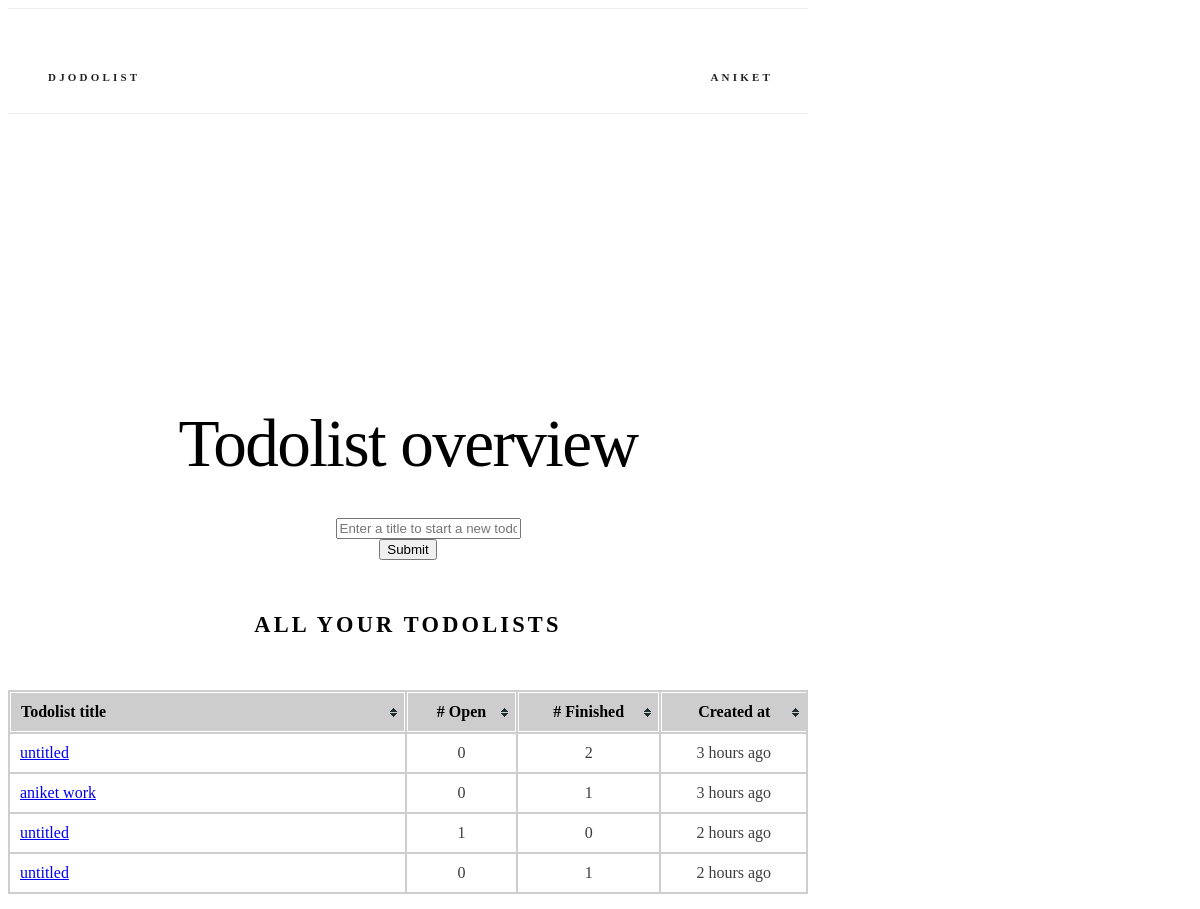
The app's page /todolists/ (signed in) with its own data.
### lists/models.py (models this page shows, shortened)
class TodoList(models.Model):
    title = models.CharField(max_length=128, default="untitled")
    created_at = models.DateTimeField(auto_now=True)
    creator = models.ForeignKey(
        User, null=True, related_name="todolists", on_delete=models.CASCADE
    )
    class Meta:
        ordering = ("created_at",)
    def count_finished(self):
        return self.todos.filter(is_finished=True).count()
    def count_open(self):
        return self.todos.filter(is_finished=False).count()

### lists/views.py (the view)
# urls.py: path("todolists/", views.overview, name="overview"),
@login_required
def overview(request):
    if request.method == "POST":
        return redirect("lists:add_todolist")
    return render(request, "lists/overview.html", {"form": TodoListForm()})

### lists/forms.py
class TodoListForm(forms.Form):
    title = forms.CharField(
        **form_kwargs(
            widget=forms.TextInput(
                attrs=widget_attrs("Enter a title to start a new todolist")
            )
        )
    )

### lists/templatetags/lists_extras.py (called while the page is built)
@register.filter("humanize")
def humanize_time(dt, past_="ago", future_="from now", default="just now"):
    now = datetime.utcnow()
    dt = dt.replace(tzinfo=None)
    if now > dt:
        diff = now - dt
        dt_is_past = True
    else:
        diff = dt - now
        dt_is_past = False
    periods = (
        (diff.days // 365, "year", "years"),
        (diff.days // 30, "month", "months"),
        (diff.days // 7, "week", "weeks"),
        (diff.days, "day", "days"),
        (diff.seconds // 3600, "hour", "hours"),
        (diff.seconds // 60, "minute", "minutes"),
        (diff.seconds, "second", "seconds"),
    )
    for period, singular, plural in periods:
        if period:
            return "%d %s %s" % (
                period,
                singular if period == 1 else plural,
                past_ if dt_is_past else future_,
            )
    return default

@register.filter("in_seconds")
def in_seconds(dt):
    return int((dt.replace(tzinfo=None) - datetime(1970, 1, 1)).total_seconds())

### lists/templates/lists/overview.html (shortened to what this page needs)
{% extends "base.html" %}
{% load static %}
{% load lists_extras %}
{% block css %}
<link rel="stylesheet" href="{% static 'lists/css/table.css' %}"> {% endblock %}
{% block body %}
<section class="header">
  <h2 class="title">Todolist overview</h2>
  <div class="row">
    <div class="six columns">
      <form action="{% url 'lists:add_todolist' %}" method=post>
        <dl>
          <dd>{{ form }}
          <dt><input type="submit" value="Submit">
        </dl>
      </form>
    </div>
  </div>
  <div class="row">
    <div class="u-full-width">
      <h6 class="docs-header todolist-overview">All your todolists</h6>
      <table id="todolist-overview-table" class="tablesorter">
        <thead>
          <tr>
            <th class='todolist-title'>Todolist title</th>
            <th># Open</th>
            <th># Finished</th>
            <th class="datetime">Created at</th>
          </tr>
        </thead>
        <tbody>
          {% for todolist in user.todolists.all %}
          <tr>
            <td class='todolist-title'><a href="{% url 'lists:todolist' todolist_id=todolist.id %}">{{ todolist.title }}</a></td>
            <td>{{ todolist.count_open }}</td>
            <td>{{ todolist.count_finished }}</td>
            <td data-time-in-seconds="{{ todolist.created_at|in_seconds }}">{{ todolist.created_at|humanize }}</td>
          </tr>
          {% endfor %}
        </tbody>
      </table>
    </div>
  </div>
</section>
{% endblock %}

### todolist/templates/base.html (shortened to what this page needs)
<!DOCTYPE html>
<html lang="en">
<head>
  {% load static %}
  <link rel="stylesheet" type='text/css' href="https://cdnjs.cloudflare.com/ajax/libs/normalize/3.0.2/normalize.min.css">
  <link rel="stylesheet" type='text/css' href="https://cdnjs.cloudflare.com/ajax/libs/skeleton/2.0.4/skeleton.min.css">
  <link rel="stylesheet" type='text/css' href="{% static 'css/custom.css' %}">
  {% block css %}{% endblock %}
</head>
<body>
  <div class="container">
    <nav class="navbar">
      <div class="container">
        <ul class="navbar-list">
          <li class="navbar-item"><a class="navbar-link" href="{% url 'lists:index' %}">Djodolist</a></li>
          {% if not user.is_authenticated %}
          <li class="navbar-item">
            <a class="navbar-link" href="{% url 'auth:login' %}">Login</a> {% else %}
            <li class="navbar-item">
              <a class="navbar-link" href="#" data-popover="#moreNavPopover">{{ user.username }}</a>
            </li>
            {% endif %}
        </ul>
      </div>
    </nav>
    {% block body %}{% endblock %}
  </div>
</body>
</html>

### todolist/static/css/custom.css (style rules this page uses)
.title { margin-top: 0; margin-bottom: 2rem; font-weight: 300; font-size: 3.6rem; line-height: 1.25; letter-spacing: -.1rem; word-wrap: break-word; }
th.todolist-title, tr td.todolist-title { width: 50%; word-break: break-word; }
.container { max-width: 800px; }
.header { margin-top: 6rem; text-align: center; }
.docs-header { text-transform: uppercase; font-size: 1.4rem; letter-spacing: .2rem; font-weight: 600; }
.navbar { display: none; }
@media (min-width: 550px) { .title { font-size: 4.2rem; } }
@media (min-width: 550px) { .header { margin-top: 18rem; } }
@media (min-width: 750px) { .navbar, .navbar-spacer { display: block; width: 100%; height: 6.5rem; background: #fff; z-index: 99; border-top: 1px solid #eee; border-bottom: 1px solid #eee; } }
@media (min-width: 750px) { .navbar > .container { width: 100%; } }
@media (min-width: 750px) { .navbar-list { list-style: none; margin-bottom: 0; } }
@media (min-width: 750px) { .navbar-item { position: relative; float: left; margin-bottom: 0; } }
@media (min-width: 750px) { .navbar-item:last-child { float: right; } }
@media (min-width: 750px) { .navbar-link { text-transform: uppercase; font-size: 11px; font-weight: 600; letter-spacing: .2rem; margin-right: 35px; text-decoration: none; line-height: 6.5rem; color: #222; } }

### lists/static/lists/css/table.css (style rules this page uses)
table.tablesorter { background-color: #CDCDCD; margin: 10px 0pt 15px; width: 100%; text-align: left; }
table.tablesorter thead tr th, table.tablesorter tbody tr td, table.tablesorter tfoot tr th { padding: 10px; text-align: center; }
table.tablesorter th:first-child, table.tablesorter tbody tr td:first-child { text-align: left; }
table.tablesorter thead tr th, table.tablesorter tfoot tr th { border: 1px solid #FFF; }
table.tablesorter th:last-child { border-right: 0px solid #FFF; }
table.tablesorter thead tr .header { background-image: url(../images/bg.gif); background-repeat: no-repeat; background-position: center right; cursor: pointer; }
table.tablesorter tbody td { color: #3D3D3D; padding: 4px; background-color: #FFF; vertical-align: top; }

### records on screen
TodoList: title "untitled", count_open "0", count_finished "2", created_at "3 hours ago"
TodoList: title "aniket work", count_open "0", count_finished "1", created_at "3 hours ago"
TodoList: title "untitled", count_open "1", count_finished "0", created_at "2 hours ago"
TodoList: title "untitled", count_open "0", count_finished "1", created_at "2 hours ago"

### other values on screen
{{ user.username }} "ANIKET"
